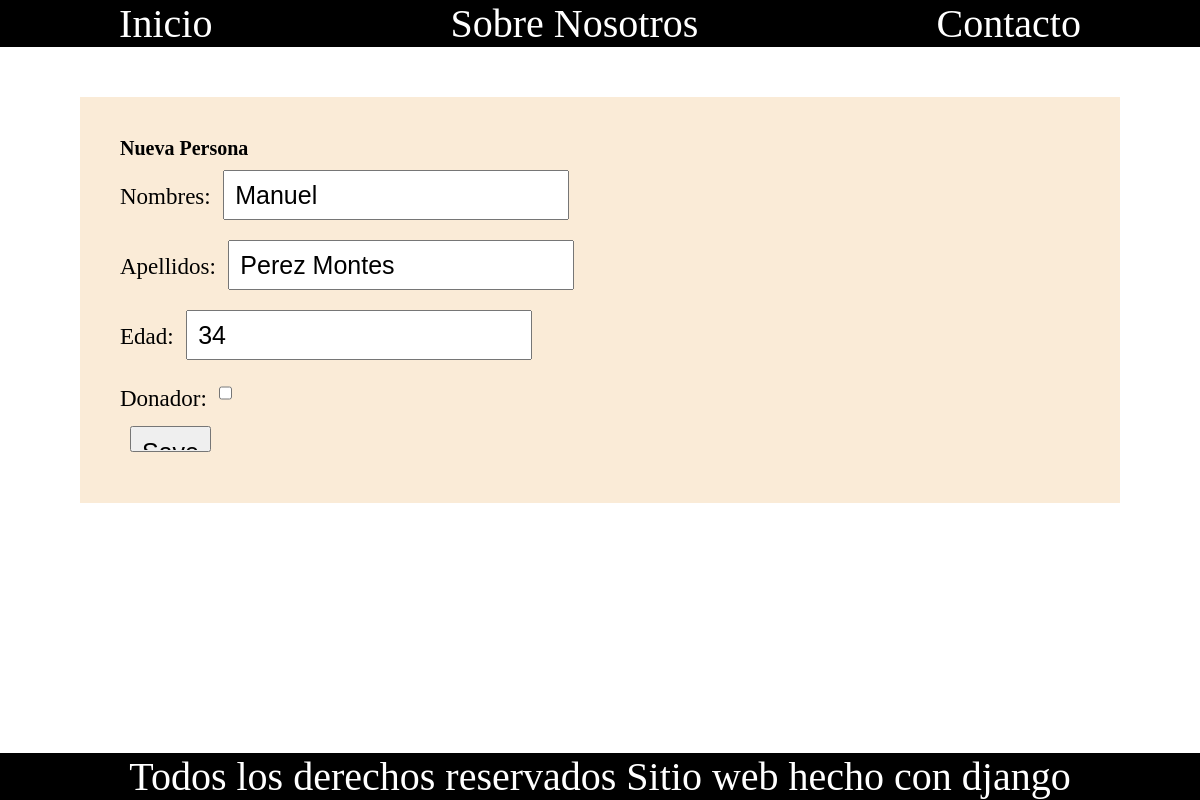
The app's page /personas/1/update/ with its own data.
### personas/models.py (models this page shows, shortened)
class Persona(models.Model):
    nombres = models.CharField(max_length=100)
    apellidos = models.CharField(max_length=100)
    edad = models.IntegerField()
    donador = models.BooleanField(default=False)

### personas/views.py (the view)
# urls.py: path('<int:pk>/update/', PersonaUpdateView.as_view(), name='persona-update'),
class PersonaUpdateView(UpdateView):
    model = Persona
    fields = [
        'nombres',
        'apellidos',
        'edad',
        'donador'
    ]

### personas/templates/personas/persona_form.html (shortened to what this page needs)
{% extends "base.html" %}
{% block content %}
    <div class="container">
        <h1>Nueva Persona</h1>
        <form method="post">
            {{ form.as_p }}
            <input type="submit" value="Save">
        </form>
    </div>
{% endblock content %}

### personas/static/styles.css (style rules this page uses)
* { margin: 0; padding: 0; }
html { box-sizing: border-box; font-size: 62.5%; position: relative; min-height: 100%; }
input { height: 2.6rem; padding: 1rem; font-size: 2.5rem; }
.container { margin: 0 auto; width: 500rem; max-width: 80%; background-color: antiquewhite; padding: 4rem; margin-bottom: 10rem; }
input { height: 2.rem; margin: 1rem; }
label { font-size: 2.3rem; }

### records on screen
Persona: nombres "Manuel", apellidos "Perez Montes", edad "34"
